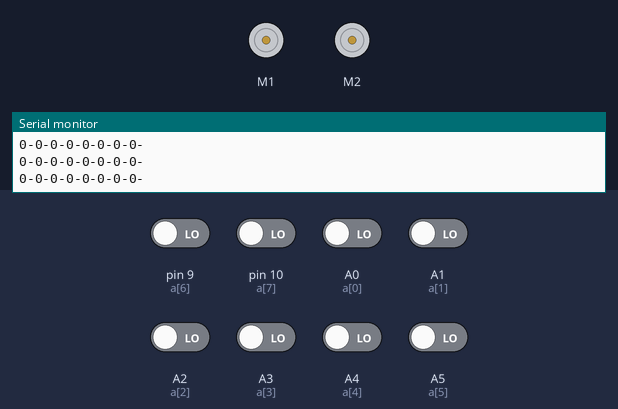
A sketch run on a simulated Arduino Uno, built with avr-gcc and run on an emulated ATmega328P. Parts: 2 × DC motor (green arrow = forward, orange = backward, longer = faster), the last lines printed to the serial monitor. Inputs (shaded band) come from the test bench; at power-on: A0 (a[0]), A1 (a[1]), A2 (a[2]), A3 (a[3]), A4 (a[4]), A5 (a[5]), pin 9 (a[6]), pin 10 (a[7]) LOW.

Above: at 1.2 s.
1.3 s: pin 9 (a[6]) driven HIGH and pin 10 (a[7]) driven HIGH and A0 (a[0]) driven HIGH and A1 (a[1]) driven HIGH and A2 (a[2]) driven HIGH
At 1.9 s:
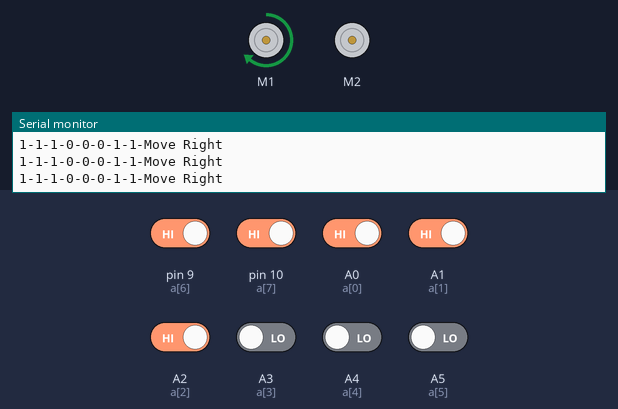
2.8 s: A2 (a[2]) driven LOW
At 4.0 s:
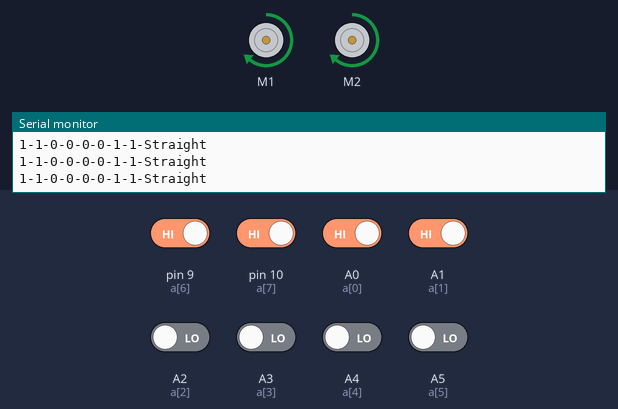
4.3 s: A5 (a[5]) driven HIGH
At 4.7 s:
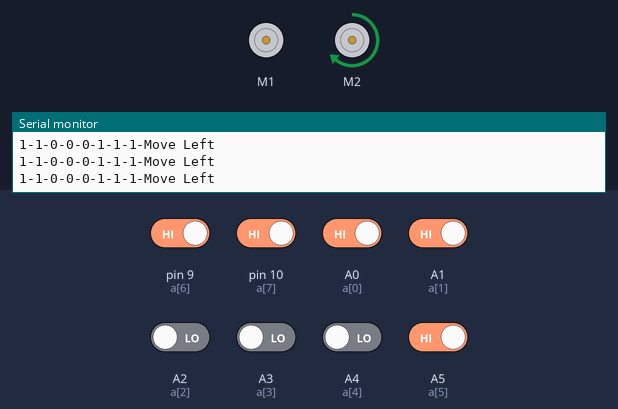
5.8 s: A5 (a[5]) driven LOW
At 7.0 s:
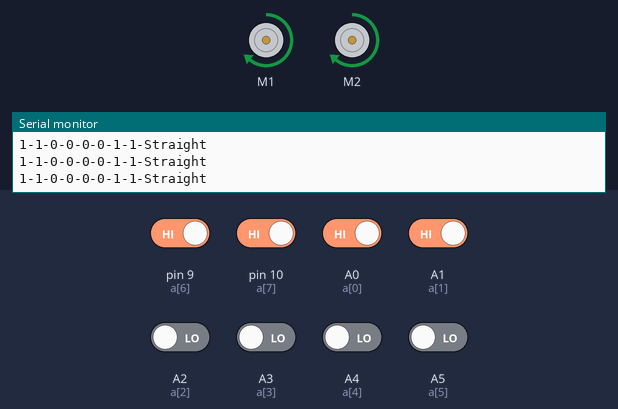
7.3 s: pin 9 (a[6]) driven LOW
At 8.5 s:
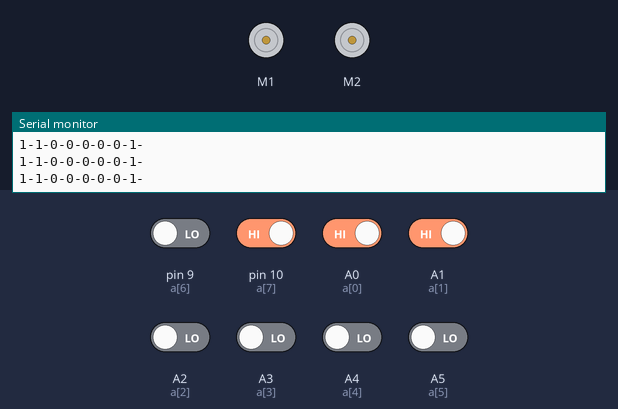
8.8 s: A2 (a[2]) driven HIGH
At 9.7 s:
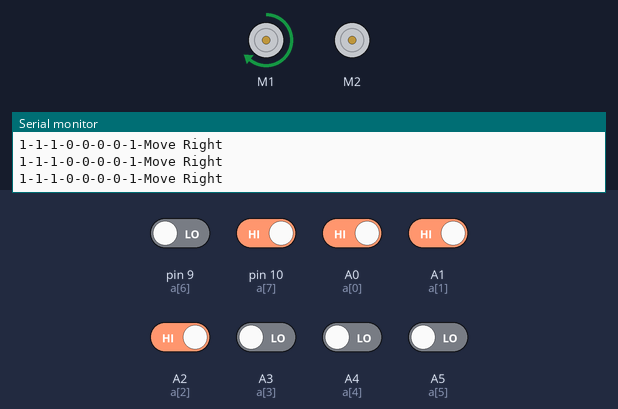
Timing chart, 0 to 11.8 s (numbered marks = the images above; inputs shaded):
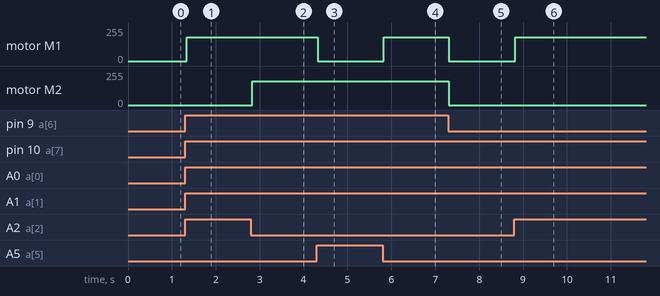

The sketch:

sketch_jan19a.ino
```cpp
#include <AFMotor.h>

int a[8]={A0,A1,A2,A3,A4,A5,9,10};
int r[8]={0,0,0,0,0,0,0,0};
AF_DCMotor m1(1);
AF_DCMotor m2(2);

void setup() {
  Serial.begin(9600);           // set up Serial library at 9600 bps
  m1.run(RELEASE);
  m2.run(RELEASE);
  for(int i=0;i<8;i++)
  {
    pinMode(a[i],INPUT);
  }
}

void loop() {
  m1.setSpeed(180);
  m2.setSpeed(180);
  for(int i=0;i<8;i++)
  {
    r[i]=digitalRead(a[i]);
    if(r[i]==1)
    {
      Serial.print("1-");
    }
    else
    {
      Serial.print("0-");
    }
  }
  mov();
    Serial.println();
}

void mov()
{
  if((r[0]==1) && (r[1]==1) && (r[2]==1) && (r[3]==1) && (r[4]==1) && (r[5]==1) && (r[6]==1) && (r[7]==1))
  {
    m1.run(RELEASE);
    m2.run(RELEASE);
    Serial.println("stop");
  }
  else if((r[0]==1) && (r[1]==1) && (r[2]==1) && (r[3]==0) && (r[4]==0) && (r[5]==1) && (r[6]==1) && (r[7]==1))
  {
    m1.run(FORWARD);
    m2.run(FORWARD);
    Serial.println("Straight");
  }
  else if((r[0]==1) && (r[1]==1) && (r[2]==0) && (r[3]==0) && (r[4]==1) && (r[5]==1) && (r[6]==1) && (r[7]==1))
  {
    m1.run(RELEASE);
    m2.run(FORWARD);
    Serial.println("Move Left");
  }
  else if((r[0]==1) && (r[1]==0) && (r[2]==0) && (r[3]==1) && (r[4]==1) && (r[5]==1) && (r[6]==1) && (r[7]==1))
  {
    m1.run(RELEASE);
    m2.run(FORWARD);
    Serial.println("Move Left");
  }
  else if((r[0]==0) && (r[1]==0) && (r[2]==1) && (r[3]==1) && (r[4]==1) && (r[5]==1) && (r[6]==1) && (r[7]==1))
  {
    m1.run(RELEASE);
    m2.run(FORWARD);
    Serial.println("Move Left");
  }
  else if((r[0]==1) && (r[1]==1) && (r[2]==1) && (r[3]==1) && (r[4]==0) && (r[5]==1) && (r[6]==1) && (r[7]==1))
  {
    m1.run(RELEASE);
    m2.run(FORWARD);
    Serial.println("Move Left");
  }


  else if((r[0]==1) && (r[1]==1) && (r[2]==1) && (r[3]==1) && (r[4]==0) && (r[5]==0) && (r[6]==1) && (r[7]==1))
  {
    m2.run(RELEASE);
    m1.run(FORWARD);
    Serial.println("Move Right");
  }
  else if((r[0]==1) && (r[1]==1) && (r[2]==1) && (r[3]==1) && (r[4]==1) && (r[5]==0) && (r[6]==0) && (r[7]==1))
  {
    m2.run(RELEASE);
    m1.run(FORWARD);
    Serial.println("Move Right");
  }
  else if((r[0]==1) && (r[1]==1) && (r[2]==1) && (r[3]==1) && (r[4]==1) && (r[5]==1) && (r[6]==0) && (r[7]==0))
  {
    m2.run(RELEASE);
    m1.run(FORWARD);
    Serial.println("Move Right");
  }
  else if((r[0]==1) && (r[1]==1) && (r[2]==1) && (r[3]==0) && (r[4]==1) && (r[5]==1) && (r[6]==1) && (r[7]==1))
  {
    m2.run(RELEASE);
    m1.run(FORWARD);
    Serial.println("Move Right");
  }


  else if((r[0]==1) && (r[1]==1) && (r[2]==0) && (r[3]==0) && (r[4]==0) && (r[5]==1) && (r[6]==1) && (r[7]==1))
  {
    m1.run(RELEASE);
    m2.run(FORWARD);
    Serial.println("Move Left");
  }
  else if((r[0]==1) && (r[1]==0) && (r[2]==0) && (r[3]==0) && (r[4]==1) && (r[5]==1) && (r[6]==1) && (r[7]==1))
  {
    m1.run(RELEASE);
    m2.run(FORWARD);
    Serial.println("Move Left");
  }
  else if((r[0]==0) && (r[1]==0) && (r[2]==0) && (r[3]==1) && (r[4]==1) && (r[5]==1) && (r[6]==1) && (r[7]==1))
  {
    m1.run(RELEASE);
    m2.run(FORWARD);
    Serial.println("Move Left");
  }


  else if((r[0]==1) && (r[1]==1) && (r[2]==1) && (r[3]==0) && (r[4]==0) && (r[5]==0) && (r[6]==1) && (r[7]==1))
  {
    m1.run(FORWARD);
    m2.run(RELEASE);
    Serial.println("Move Right");
  }
  else if((r[0]==1) && (r[1]==1) && (r[2]==1) && (r[3]==1) && (r[4]==0) && (r[5]==0) && (r[6]==0) && (r[7]==1))
  {
    m1.run(FORWARD);
    m2.run(RELEASE);
    Serial.println("Move Right");
  }
  else if((r[0]==1) && (r[1]==1) && (r[2]==1) && (r[3]==1) && (r[4]==1) && (r[5]==0) && (r[6]==0) && (r[7]==0))
  {
    m1.run(FORWARD);
    m2.run(RELEASE);
    Serial.println("Move Right");
  }


  else if((r[0]==1) && (r[1]==1) && (r[2]==0) && (r[3]==0) && (r[4]==0) && (r[5]==0) && (r[6]==1) && (r[7]==1))
  {
    m1.run(FORWARD);
    m2.run(FORWARD);
    Serial.println("Straight");
  }
  else if((r[0]==1) && (r[1]==1) && (r[2]==1) && (r[3]==1) && (r[4]==0) && (r[5]==0) && (r[6]==0) && (r[7]==0))
  {
    m1.run(FORWARD);
    m2.run(RELEASE);
    Serial.println("Move Right");
  }
  else if((r[0]==1) && (r[1]==1) && (r[2]==1) && (r[3]==0) && (r[4]==0) && (r[5]==0) && (r[6]==0) && (r[7]==1))
  {
    m1.run(FORWARD);
    m2.run(RELEASE);
    Serial.println("Move Right");
  }
  else if((r[0]==1) && (r[1]==1) && (r[2]==1) && (r[3]==1) && (r[4]==1) && (r[5]==0) && (r[6]==0) && (r[7]==0))
  {
    m1.run(FORWARD);
    m2.run(RELEASE);
    Serial.println("Move Right");
  }
  else
  {
    m1.run(RELEASE);
    m2.run(RELEASE);
  }
}
```

Measured:
- after the input at 1.3 s, motor M1: stopped → forward 180/255 at once
- after the input at 2.8 s, motor M2: stopped → forward 180/255 at once
- after the input at 4.3 s, motor M1: forward 180/255 → stopped at once
- after the input at 5.8 s, motor M1: stopped → forward 180/255 at once
- after the input at 7.3 s, motor M1, motor M2: forward 180/255 → stopped at once
- after the input at 8.8 s, motor M1: stopped → forward 180/255 at once
